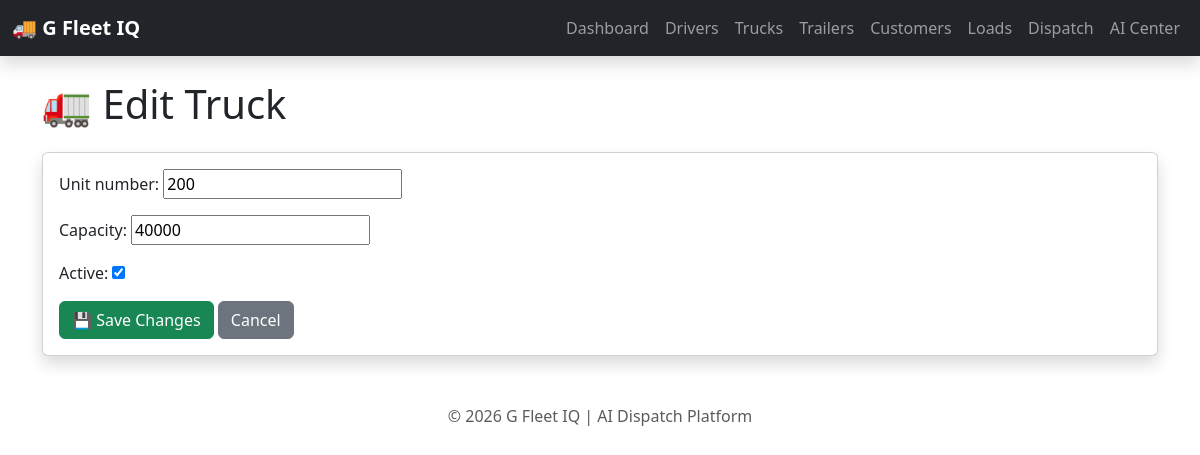
Screenshot of /trucks/1/edit/ with the database file from the repository.
### fleet/models.py (models this page shows, shortened)
class Truck(models.Model):
    unit_number = models.CharField(max_length=50)
    capacity = models.IntegerField()
    active = models.BooleanField(default=True)

### dashboard/views.py (the view)
# urls.py: path("trucks/<int:truck_id>/edit/", views.edit_truck, name="edit_truck"),
def edit_truck(request, truck_id):
    truck = get_object_or_404(
        Truck,
        id=truck_id,
    )
    if request.method == "POST":
        form = TruckForm(
            request.POST,
            instance=truck,
        )
        if form.is_valid():
            form.save()
            return redirect("trucks")
    else:
        form = TruckForm(
            instance=truck,
        )
    return render(
        request,
        "dashboard/edit_truck.html",
        {
            "truck": truck,
            "form": form,
        },
    )

### dashboard/forms.py
class TruckForm(forms.ModelForm):
    class Meta:
        model = Truck
        fields = "__all__"

### dashboard/templates/dashboard/edit_truck.html (shortened to what this page needs)
{% extends "dashboard/base.html" %}
{% block content %}
<h1 class="mb-4">🚛 Edit Truck</h1>
<div class="card shadow">
    <div class="card-body">
        <form method="POST">
            {{ form.as_p }}
            <button type="submit" class="btn btn-success">
                💾 Save Changes
            </button>
            <a href="/trucks/" class="btn btn-secondary">
                Cancel
            </a>
        </form>
    </div>
</div>
{% endblock %}

### rows the page displays
Truck: unit_number "200", capacity "40000", active "☑"
